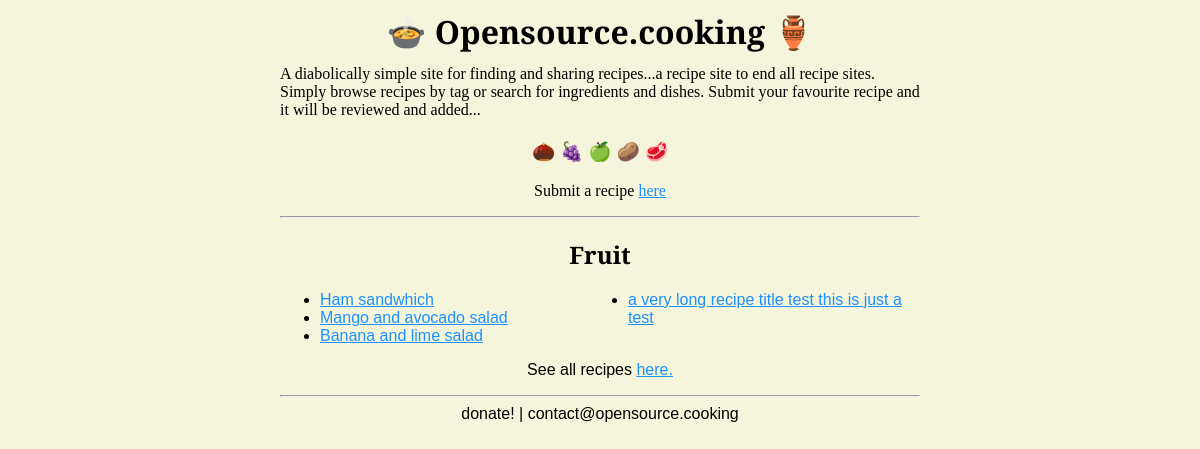
Page /tags/fruitYBwfO/ on the earlier database version.
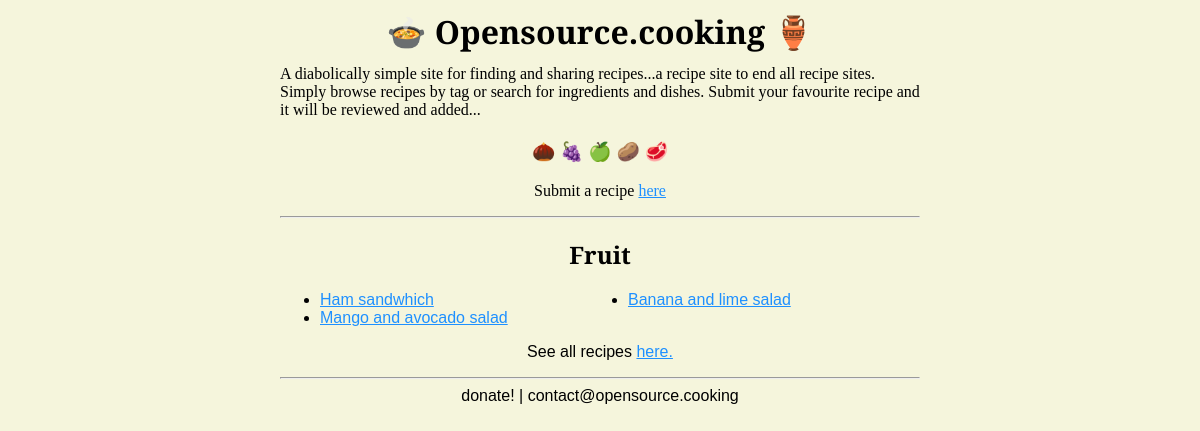
Same page on the later database version.
### recipes/models.py (models this page shows, shortened)
class Recipe(models.Model):
  title = models.CharField(max_length=200)
  author = models.CharField(max_length=100, default="Anonymous")
  email = models.EmailField(max_length=254, blank=True)
  date_submitted = models.DateTimeField(auto_now_add=True)
  tags = models.ManyToManyField('Tag', related_name='recipes', blank=True)
  description = models.TextField(max_length=200, default=None)
  ingredients = models.TextField()
  instructions = models.TextField()
  link1 = models.URLField(max_length=300, blank=True)
  link2 = models.URLField(max_length=300, blank=True)
  visible = models.BooleanField(default=False)
  recipe_slug = models.SlugField(unique=True, default=ran_string(18))

### recipes/views.py (the view)
# urls.py: path('tags/<slug:slug>/', views.tag_view, name='tag'),
def tag_view(request, slug):
    tag = Tag.objects.filter(slug=slug, visible=True)
    recipes=Recipe.objects.filter(
        tags__in=tag,
        visible=True
    )
    context = {
        "tag" : tag[0],
        "recipes_in_tag": recipes,
    }
    return render(request, "recipes/tag.html", context)

### recipes/models.py (called while the page is built)
  def __str__(self):
    return self.name

### recipes/templates/recipes/tag.html
{% extends "recipes/base.html" %}
{% block content %}
<p class="st" style="text-align: center;">Submit a recipe <a href="/submit/">here</a></p>
<hr>
<h2>{{ tag|title}}</h2>
{% if recipes_in_tag %}
    <ul id=artlist>
        {% for recipe in recipes_in_tag %}
            <li><a href="{% url 'recipes:detail' recipe.recipe_slug %}">{{ recipe.title }}</a></li>
        {% endfor %}
    </ul>
{% else %}
    <p> No recipes yet for this tag!</p>
{% endif %}
<p style="text-align: center;"> See all recipes <a href="/">here.</a></p>
{% endblock %}

Differences in the rows shown:
removed Recipe: title "a very long recipe title test this is just a test"
